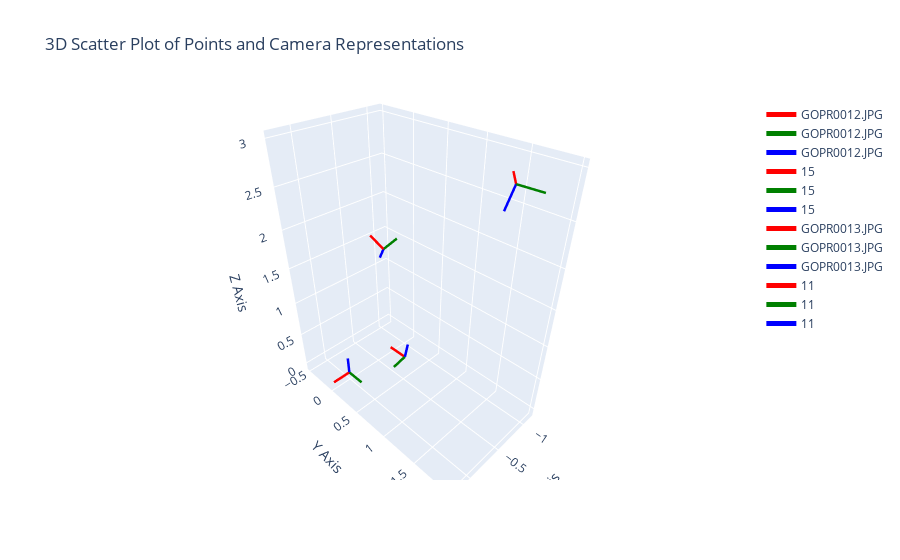

Notebook code cell kept with this figure:
### Code cell
extrinsic_matrices = []
for node, trans in pose_graph.nodes[pivot_node][model_key].items():
    extrinsic_matrices.append((str(node),inverse_transformation(trans)))

# Define a list of extrinsic matrices (4x4)

wpts = np.zeros((0,3))

# Call the function to plot the points and camera representations
plot_3d_points_and_camera_centers(wpts.T, extrinsic_matrices)

plt.figure()
nx.draw(pose_graph, with_labels=True, pos=graph_poses)
plt.show(
)

### Figure 1 — Plotly figure (JSON) as saved in the notebook; plotly's stock layout.template omitted (floating-point values rounded to 4 significant figures)
{"data": [{"marker": {"color": "blue", "opacity": 0.8, "size": 5}, "mode": "markers", "name": "3D Points", "type": "scatter3d", "x": [], "y": [], "z": []}, {"line": {"color": "red", "width": 5}, "mode": "lines", "name": "GOPR0012.JPG", "type": "scatter3d", "x": [0, 0.25], "y": [0, 0], "z": [0, 0]}, {"line": {"color": "green", "width": 5}, "mode": "lines", "name": "GOPR0012.JPG", "type": "scatter3d", "x": [0, 0], "y": [0, 0.25], "z": [0, 0]}, {"line": {"color": "blue", "width": 5}, "mode": "lines", "name": "GOPR0012.JPG", "type": "scatter3d", "x": [0, 0], "y": [0, 0], "z": [0, 0.25]}, {"line": {"color": "red", "width": 5}, "mode": "lines", "name": "15", "type": "scatter3d", "x": [-0.9082, -0.8721], "y": [-0.2615, -0.4715], "z": [1.386, 1.516]}, {"line": {"color": "green", "width": 5}, "mode": "lines", "name": "15", "type": "scatter3d", "x": [-0.9082, -1.152], "y": [-0.2615, -0.2679], "z": [1.386, 1.443]}, {"line": {"color": "blue", "width": 5}, "mode": "lines", "name": "15", "type": "scatter3d", "x": [-0.9082, -0.9527], "y": [-0.2615, -0.3969], "z": [1.386, 1.18]}, {"line": {"color": "red", "width": 5}, "mode": "lines", "name": "GOPR0013.JPG", "type": "scatter3d", "x": [-0.7395, -0.6993], "y": [0.2846, 0.04247], "z": [-0.02684, 0.02037]}, {"line": {"color": "green", "width": 5}, "mode": "lines", "name": "GOPR0013.JPG", "type": "scatter3d", "x": [-0.7395, -0.4933], "y": [0.2846, 0.327], "z": [-0.02684, -0.01952]}, {"line": {"color": "blue", "width": 5}, "mode": "lines", "name": "GOPR0013.JPG", "type": "scatter3d", "x": [-0.7395, -0.7546], "y": [0.2846, 0.33], "z": [-0.02684, 0.2186]}, {"line": {"color": "red", "width": 5}, "mode": "lines", "name": "11", "type": "scatter3d", "x": [-0.5428, -0.7337], "y": [1.792, 1.631], "z": [2.967, 2.979]}, {"line": {"color": "green", "width": 5}, "mode": "lines", "name": "11", "type": "scatter3d", "x": [-0.5428, -0.7007], "y": [1.792, 1.974], "z": [2.967, 2.901]}, {"line": {"color": "blue", "width": 5}, "mode": "lines", "name": "11", "type": "scatter3d", "x": [-0.5428, -0.5088], "y": [1.792, 1.733], "z": [2.967, 2.726]}], "layout": {"scene": {"xaxis": {"title": {"text": "X Axis"}}, "yaxis": {"title": {"text": "Y Axis"}}, "zaxis": {"title": {"text": "Z Axis"}}}, "title": {"text": "3D Scatter Plot of Points and Camera Representations"}}}
